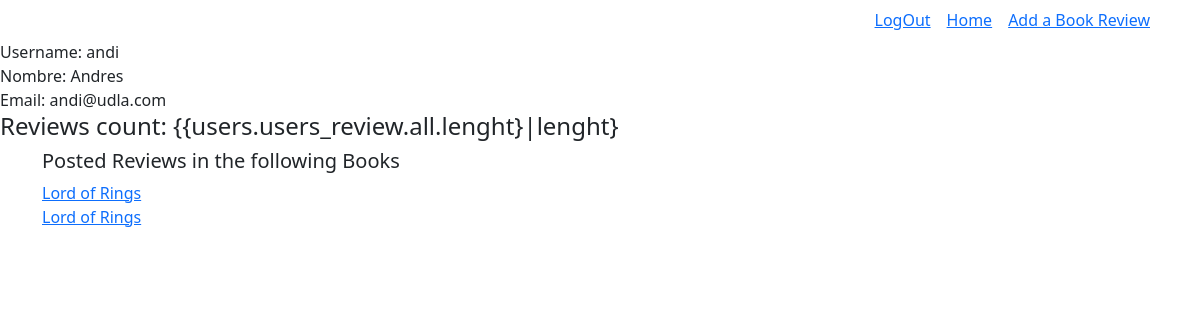
The app's page /user/3 (signed in) with its own data.
### bookApp/models.py (models this page shows)
class User(models.Model):
    name=models.CharField(max_length=40)
    username=models.CharField(max_length=40)
    email=models.EmailField()
    password=models.CharField(max_length=40)
    createdAt=models.DateTimeField(auto_now_add=True)
    updatedAt=models.DateTimeField(auto_now=True)
    objects = UserManager()

class Review(models.Model):
    reviewDesc=models.TextField()
    rating=models.IntegerField()
    userReview=models.ForeignKey(User,related_name="users_review", on_delete=models.CASCADE)
    bookReview=models.ForeignKey(Book,related_name="book_reviews",on_delete=models.CASCADE)
    createdAt=models.DateTimeField(auto_now_add=True)
    updatedAt=models.DateTimeField(auto_now=True)
    objects=ReviewManager()

class Book(models.Model):
    bookName=models.CharField(max_length=45)
    createdAt=models.DateTimeField(auto_now_add=True)
    updatedAt=models.DateTimeField(auto_now=True)
    objects=BookManager()

### bookApp/views.py (the view)
# urls.py: path('user/<int:userId>',views.userIndex),
def userIndex(request, userId):
    if 'logged_user' not in request.session:
        messages.error(request, "Please Register or Log In")
        return redirect("/")
    context={
        'users': User.objects.get(id=userId),
    }
    return render(request,'userReview.html',context)

### bookApp/templates/userReview.html (shortened to what this page needs)
<!DOCTYPE html>
<html lang="en">
<head>
     <link href="https://cdn.jsdelivr.net/npm/bootstrap@5.0.2/dist/css/bootstrap.min.css" rel="stylesheet">
     {% load static %}
     <link rel="stylesheet" href="{% static 'css/styleLogin.css' %}">
</head>
<body>
    <div class="container">
        <div class="d-flex justify-content-end">
            <div class="p-2"><a href="/logout">LogOut</a></div>
            <div class="p-2"><a href="/user">Home</a></div>
            <div class="ml-auto p-2"><a href="/book/addBook">Add a Book Review</a></div>
        </div>
    </div>
            <div class="d-flex flex-column">
                Username: {{users.username}}
            </div>
            <div class="d-flex flex-column">
                Nombre: {{users.name}}
            </div>
            <div class="d-flex flex-column">
                Email: {{users.email}}
            </div>
            <div class="d-flex flex-column">
                <h4>Reviews count: {{users.users_review.all.lenght}|lenght}</h4>
            </div>
    <div class="container">
        <h5>Posted Reviews in the following Books</h5>
        <div class="d-flex flex-column">
            {% for review in users.users_review.all %}
            <a href="/book/{{review.bookReview.id}}">{{review.bookReview.bookName}}</a>
            {% endfor %}
        </div>
    </div>
</body>
</html>

### records on screen
User: username "andi", name "Andres", email "andi@udla.com"
Review: bookReview.bookName "Lord of Rings"
Review: bookReview.bookName "Lord of Rings"
